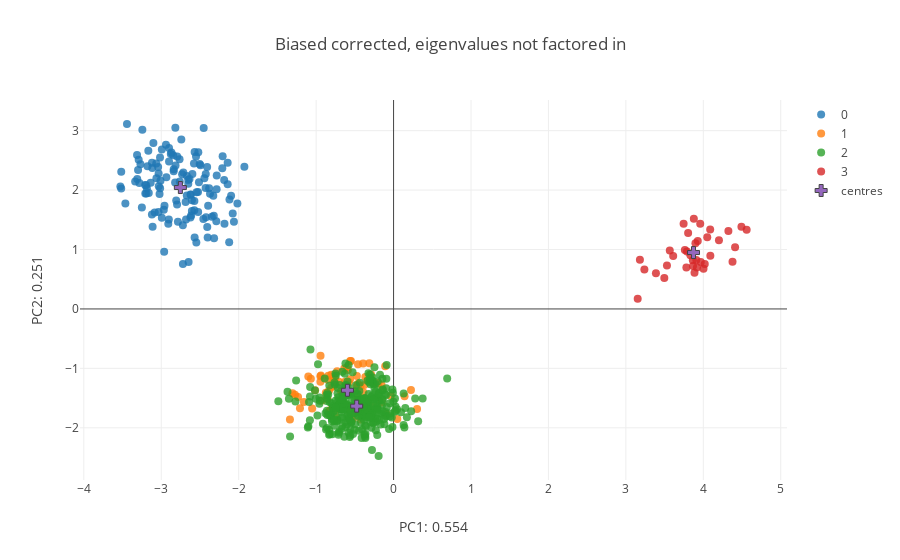

This figure's notebook cell:
### Markdown cell above
Plotting our original samples onto our re-computed feature space:

### Code cell
corr_centroids= [np.mean(New_features[[y for y in range(New_features.shape[0]) if labels_bias[y] == z],:],axis= 0) for z in range(N_pops)]
corr_centroids= np.array(corr_centroids)

fig_data= [go.Scatter(
        x = New_features[[x for x in range(sum(Sizes_bias)) if labels_bias[x] == i],0],
        y = New_features[[x for x in range(sum(Sizes_bias)) if labels_bias[x] == i],1],
        type='scatter',
        mode= "markers",
        marker= {
        'line': {'width': 0},
        'size': 8,
        'symbol': 'circle',
      "opacity": .8
      },
      name= str(i)
    ) for i in range(N_pops)]

fig_data.append(
    go.Scatter(
        x= corr_centroids[:,0],
        y= corr_centroids[:,1],
        type= 'scatter',
        mode= 'markers',
        name= 'centres',
        marker= {
        'line': {'width': 1},
        'size': 10,
        'symbol': 'cross'
        }
    )
)


layout = go.Layout(
    title= 'Biased corrected, eigenvalues not factored in',
    yaxis=dict(
        title='PC2: {}'.format(round(var_comp[1],3))),
    xaxis=dict(
    title= 'PC1: {}'.format(round(var_comp[0],3))),
)

fig = go.Figure(data=fig_data, layout=layout)
iplot(fig)

### Figure 1 — Plotly figure (JSON) as saved in the notebook; plotly's stock layout.template omitted (floating-point values rounded to 4 significant figures; data arrays with more than 128 entries replaced by an {"elided": "..."} marker saying what was removed)
{"data": [{"marker": {"line": {"width": 0}, "opacity": 0.8, "size": 8, "symbol": "circle"}, "mode": "markers", "name": "0", "type": "scatter", "x": {"elided": "130 float values"}, "y": {"elided": "130 float values"}}, {"marker": {"line": {"width": 0}, "opacity": 0.8, "size": 8, "symbol": "circle"}, "mode": "markers", "name": "1", "type": "scatter", "x": [-1.101, -0.9265, -0.365, -0.4269, -0.333, -0.1386, -0.1524, -0.5607, -0.8311, -0.7348, -0.7046, -0.5598, -0.4591, -1.013, -0.03583, -0.4648, -0.8339, -1.233, -1.052, -0.1965, -1.209, -0.4084, -0.266, -0.4774, -0.5621, -0.8749, -0.7259, -1.158, -0.7292, -0.3334, -0.55, -0.5901, -0.469, -1.338, -0.666, -0.8049, -0.8523, -0.459, -0.9431, -0.9445, -0.9446, -0.848, -0.6282, -0.4108, -0.3624, -0.8135, -0.3905, -0.1547, -0.6367, -0.7732, -0.3331, -0.6735, -0.6777, 0.04867, -0.8041, -0.4245, -0.1078, -0.5309, -0.6697, -1.305, -0.7426, -0.9382, -0.2903, 0.2248, -1.068, -0.3132, -0.5995, -0.8424, -0.4876, -0.5765, 0.3038, -0.09369, 0.142, -0.3932, -0.7547, -0.4737, -0.7724, -0.3782, -0.3907, -1.273], "y": [-1.138, -1.542, -1.145, -1.298, -1.558, -1.352, -1.575, -0.8758, -1.716, -1.696, -1.225, -1.742, -1.257, -1.368, -1.462, -1.282, -1.379, -1.484, -1.677, -1.244, -1.67, -1.516, -1.638, -1.309, -1.182, -1.412, -1.656, -1.565, -1.049, -1.216, -0.8766, -1.026, -1.512, -1.861, -1.527, -1.108, -1.515, -0.9288, -0.7861, -1.134, -1.226, -1.193, -1.227, -1.779, -1.743, -1.701, -1.402, -1.281, -1.003, -1.206, -1.194, -1.68, -1.382, -1.852, -1.321, -1.859, -0.9648, -1.856, -1.404, -1.419, -1.826, -1.118, -1.103, -1.366, -1.174, -0.9155, -0.9808, -1.123, -1.733, -1.234, -1.683, -1.769, -1.471, -0.9184, -1.158, -1.13, -1.296, -1.278, -1.577, -1.446]}, {"marker": {"line": {"width": 0}, "opacity": 0.8, "size": 8, "symbol": "circle"}, "mode": "markers", "name": "2", "type": "scatter", "x": {"elided": "300 float values"}, "y": {"elided": "300 float values"}}, {"marker": {"line": {"width": 0}, "opacity": 0.8, "size": 8, "symbol": "circle"}, "mode": "markers", "name": "3", "type": "scatter", "x": [4.324, 4.089, 3.867, 4.411, 3.834, 3.878, 3.497, 3.899, 4.56, 3.531, 4.202, 3.388, 4.051, 3.865, 3.918, 3.886, 4.492, 3.567, 3.782, 4.003, 3.746, 3.909, 3.96, 3.967, 3.762, 3.153, 4.019, 3.804, 3.181, 3.789, 3.239, 3.928, 4.091, 3.611, 4.377], "y": [1.31, 1.336, 0.7209, 1.039, 0.9024, 1.517, 0.5225, 1.103, 1.334, 0.7299, 1.155, 0.6023, 1.205, 0.8213, 0.6981, 0.6071, 1.384, 0.9813, 0.699, 0.6776, 1.432, 0.8224, 1.434, 0.7889, 0.9914, 0.1705, 0.7553, 1.279, 0.8287, 0.9659, 0.6656, 1.143, 0.8949, 0.8899, 0.7952]}, {"marker": {"line": {"width": 1}, "size": 10, "symbol": "cross"}, "mode": "markers", "name": "centres", "type": "scatter", "x": [-2.753, -0.5955, -0.4763, 3.874], "y": [2.043, -1.369, -1.635, 0.9487]}], "layout": {"title": "Biased corrected, eigenvalues not factored in", "xaxis": {"title": "PC1: 0.554"}, "yaxis": {"title": "PC2: 0.251"}}}
